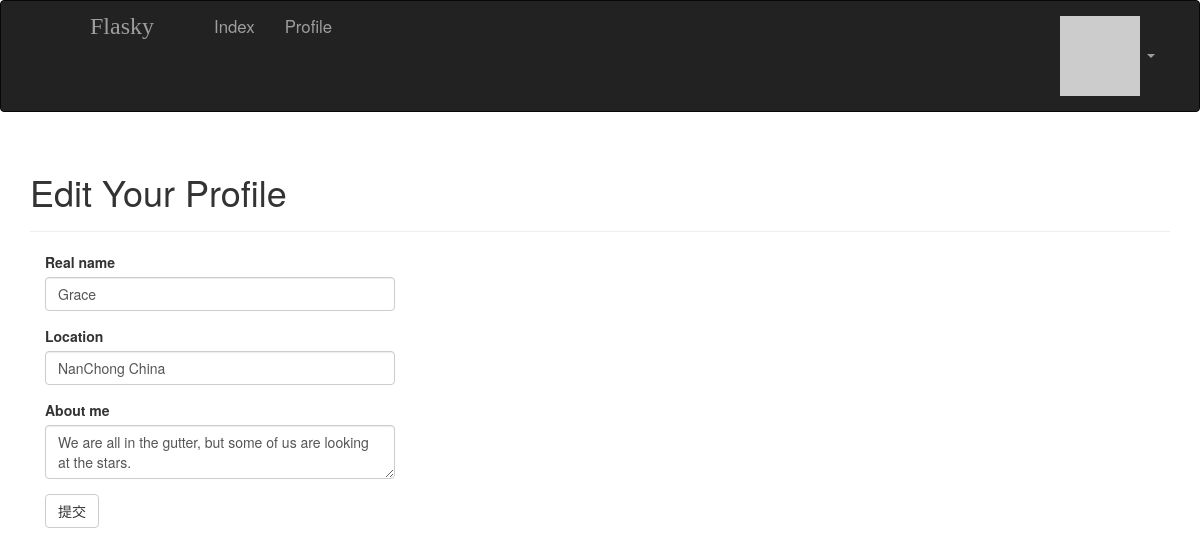
Page /edit-profile (signed in) on the committed database.
### app/models.py (models this page shows, shortened)
class User(UserMixin, db.Model):
    __tablename__ = 'users'
    id = db.Column(db.Integer, primary_key=True)
    username = db.Column(db.String(64), unique=True, index=True)
    role_id = db.Column(db.Integer, db.ForeignKey('roles.id'))
    password_hash = db.Column(db.String(128))#密码散列
    email = db.Column(db.String(64), unique=True, index=True)#用户使用电子邮件登录
    name = db.Column(db.String(64))
    location = db.Column(db.String(64))
    about_me = db.Column(db.Text())#Text与String的区别就是不需要指定最大长度
    member_since = db.Column(db.DateTime(), default=datetime.utcnow)
    last_seen = db.Column(db.DateTime(), default=datetime.utcnow)
    avatar_hash = db.Column(db.String(32))
    posts = db.relationship('Post', backref='author', lazy='dynamic')
    @property
    def password(self):
        raise AttributeError('password is not a readable attribute')
    def ping(self):
        self.last_seen = datetime.utcnow()
        db.session.add(self)
    def gravatar(self, size=100, default='identicon', rating='g'):
        if request.is_secure:
            url = 'https://secure.gravatar.com/avatar'
        else:
            url = 'http://secure.gravatar.com/avatar'
        hash = self.avatar_hash or hashlib.md5(self.email.encode('utf-8')).hexdigest()
        return '{url}/{hash}?s={size}&d={default}&r={rating}'.format(url=url, hash=hash, size=size, default=default, rating=rating)

### app/main/views.py (the view, shortened to what this page needs)
@main.route('/edit-profile', methods=['GET', 'POST'])
@login_required
def edit_profile():
    form = EditProfileForm()
    form.name.data = current_user.name
    form.location.data = current_user.location
    form.about_me.data = current_user.about_me
    return render_template('edit_profile.html', form=form)

### app/main/forms.py
class EditProfileForm(FlaskForm):
    name = StringField('Real name', validators=[Length(0,64)])
    location = StringField('Location', validators=[Length(0,64)])
    about_me = TextAreaField('About me')
    submit = SubmitField('提交')

### app/auth/views.py (called while the page is built)
@auth.before_app_request
def before_request():
    if current_user.is_authenticated:
        current_user.ping()

### app/main/__init__.py (called while the page is built)
@main.app_context_processor
def inject_permissions():
    return dict(Permission=Permission)

### app/models.py (called while the page is built)
@login_manager.user_loader#加载用户回调函数
def load_user(user_id):
    return User.query.get(int(user_id))

### app/templates/edit_profile.html (shortened to what this page needs)
{% extends "base.html" %}
{% import "bootstrap/wtf.html" as wtf %}
{% block page_content %}
<div class="page-header">
    <h1>Edit Your Profile</h1>
</div>
<div class="col-md-4">
    {{ wtf.quick_form(form) }}
</div>
{% endblock %}

### rows in the picture
User: name "Grace", location "NanChong China", about_me "We are all in the gutter, but some of us are looking at the stars."
